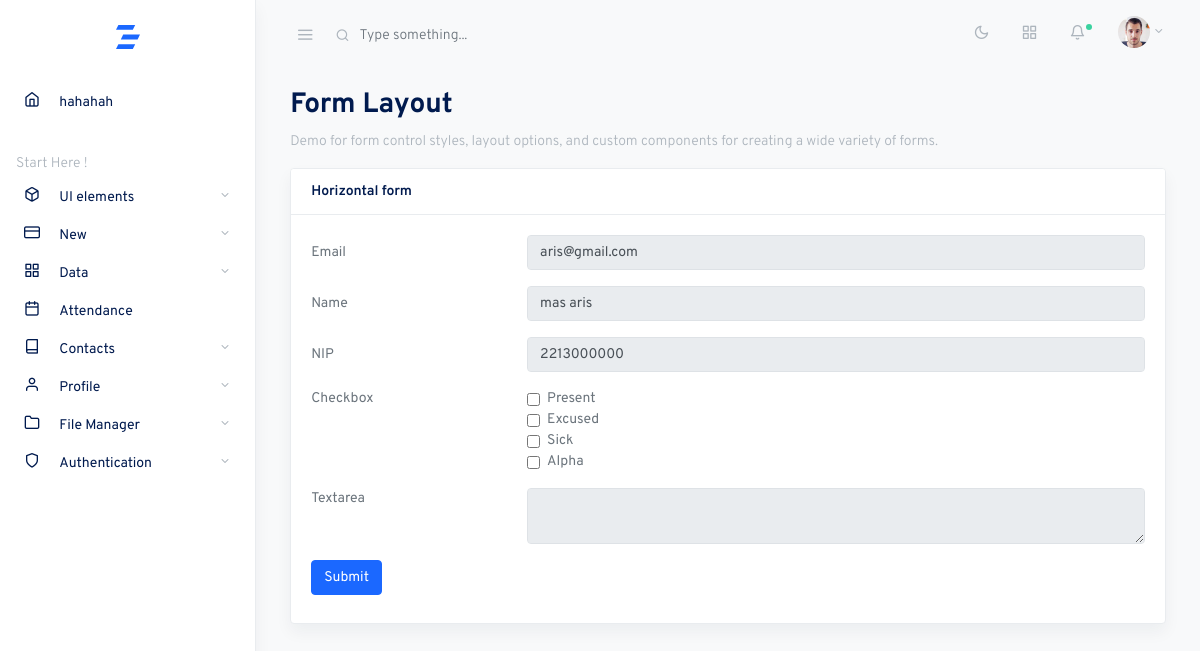
Screenshot of /newAttendance.php?id=4 (signed in) with the database file from the repository.
### tables this page shows
CREATE TABLE `user` (
  `id_user` int(11) NOT NULL,
  `nama` varchar(100) NOT NULL,
  `nip` varchar(20) NOT NULL,
  `email` text NOT NULL,
  `gender` varchar(20) NOT NULL,
  `nohp` varchar(12) NOT NULL,
  `alamat` text NOT NULL,
  `level` varchar(30) NOT NULL,
  `photo_profile` longblob NOT NULL,
  `status` varchar(20) NOT NULL,
  `password` text NOT NULL
);

### newAttendance.php (the view, shortened to what this page needs)
<?php
	include("config.php");
	$a=$_GET['id'];
  $sql= "select*from user where id_user='$a'";
	$query=mysqli_query($koneksi,$sql)or die ("gagalsql");
	$hasil=mysqli_fetch_array($query);
?>
<!doctype html>
<html lang="en">
  <head>
    <link rel="stylesheet" href="css/simplebar.css">
    <link rel="stylesheet" href="css/feather.css">
    <link rel="stylesheet" href="css/daterangepicker.css">
    <link rel="stylesheet" href="css/app-light.css" id="lightTheme">
    <link rel="stylesheet" href="css/app-dark.css" id="darkTheme" disabled>
  </head>
  <body class="vertical  light  ">
    <div class="wrapper">
      <?php
        include 'navBar.php';
      ?>
      <main role="main" class="main-content">
        <div class="container-fluid">
          <div class="row justify-content-center">
            <div class="col-12">
              <h2 class="page-title">Form Layout</h2>
              <p class="text-muted">Demo for form control styles, layout options, and custom components for creating a wide variety of forms.</p>
              <div class="card-deck">
                <div class="card shadow mb-4">
                  <div class="card-header">
                    <strong class="card-title">Horizontal form</strong>
                  </div>
                  <div class="card-body">
                    <form method="POST" action="saveAbsen.php">
                      <div class="form-group row">
                        <label for="inputEmail3" class="col-sm-3 col-form-label">Email</label>
                        <div class="col-sm-9">
                          <input type="email" class="form-control" value="<?php echo $hasil['email']; ?>" id="inputEmail3" placeholder="Email" name="email" disabled>
                        </div>
                      </div>
                      <div class="form-group row">
                        <label for="inputPassword3" class="col-sm-3 col-form-label">Name</label>
                        <div class="col-sm-9">
                          <input type="text" class="form-control" value="<?php echo $hasil['nama']; ?>" id="inputPassword3" placeholder="Name" name="nama" disabled>
                        </div>
                      </div>
                      <div class="form-group row">
                        <label for="disabledInput" class="col-sm-3 col-form-label">NIP</label>
                        <div class="col-sm-9">
                          <input class="form-control" id="disabledInput" value="<?php echo $hasil['nip']; ?>" type="text" placeholder="NIP" name="nip" disabled>
                        </div>
                      </div>
                      <div class="form-group row">
                        <div class="col-sm-3">Checkbox</div>
                        <div class="col-sm-9">
                          <div class="form-check">
                            <input class="form-check-input" value="Present" type="checkbox" id="gridCheck" onclick="onlyOne(this)" name="status">
                            <label class="form-check-label" for="gridCheck1"> Present </label>
                          </div>
                          <div class="form-check">
                            <input class="form-check-input" value="Excused" type="checkbox" id="gridCheck" name="status" onclick="onlyOne(this)">
                            <label class="form-check-label" for="gridCheck1"> Excused </label>
                          </div>
                          <div class="form-check">
                            <input class="form-check-input" type="checkbox" value="Sick" id="gridCheck" name="status" onclick="onlyOne(this)">
                            <label class="form-check-label" for="gridCheck1"> Sick </label>
                          </div>
                          <div class="form-check">
                            <input class="form-check-input" type="checkbox" value="Alpha" id="gridCheck" name="status" onclick="onlyOne(this)">
                            <label class="form-check-label" for="gridCheck1"> Alpha </label>
                          </div>
                        </div>
                      </div>
                      <div class="form-group row">
                        <label class="col-sm-3" for="controlTextArea">Textarea</label>
                        <div class="col-sm-9">
                          <textarea class="form-control" id="controlTextArea" rows="2" name="textarea" disabled></textarea>
                        </div>
                      </div>
                      <div class="form-group mb-2">
                        <button type="submit" class="btn btn-primary">Submit</button>
                      </div>
                    </form>
                  </div>
                </div>
              </div>
            </div>
        </div>
      </main>
    </div>
  </body>
</html>

### rows the page displays
user: email "aris@gmail.com", nama "mas aris", nip "2213000000"
